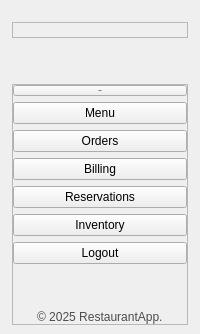
     <widget class="QWidget" name="LeftMenuContainer" native="true">
      <layout class="QVBoxLayout" name="verticalLayout_6">
       <property name="spacing">
        <number>0</number>
       </property>
       <property name="leftMargin">
        <number>0</number>
       </property>
       <property name="topMargin">
        <number>10</number>
       </property>
       <property name="rightMargin">
        <number>0</number>
       </property>
       <property name="bottomMargin">
        <number>0</number>
       </property>
       <item>
        <widget class="QWidget" name="LeftMenuSubContainer" native="true">
         <layout class="QVBoxLayout" name="verticalLayout_7">
          <property name="leftMargin">
           <number>12</number>
          </property>
          <property name="topMargin">
           <number>12</number>
          </property>
          <property name="rightMargin">
           <number>12</number>
          </property>
          <item>
           <widget class="QFrame" name="frame">
            <property name="styleSheet">
             <string notr="true"/>
            </property>
            <property name="frameShape">
             <enum>QFrame::Shape::StyledPanel</enum>
            </property>
            <property name="frameShadow">
             <enum>QFrame::Shadow::Raised</enum>
            </property>
            <layout class="QVBoxLayout" name="verticalLayout">
             <property name="spacing">
              <number>0</number>
             </property>
             <property name="leftMargin">
              <number>0</number>
             </property>
             <property name="topMargin">
              <number>0</number>
             </property>
             <property name="rightMargin">
              <number>0</number>
             </property>
             <property name="bottomMargin">
              <number>0</number>
             </property>
             <item alignment="Qt::AlignmentFlag::AlignHCenter">
              <widget class="QLabel" name="AppLogo">
               <property name="sizePolicy">
                <sizepolicy hsizetype="Preferred" vsizetype="Preferred">
                 <horstretch>0</horstretch>
                 <verstretch>0</verstretch>
                </sizepolicy>
               </property>
               <property name="maximumSize">
                <size>
                 <width>150</width>
                 <height>140</height>
                </size>
               </property>
               <property name="text">
                <string/>
               </property>
               <property name="pixmap">
                <pixmap resource="resource.qrc">:/images/images/RestaurantLogo.png</pixmap>
               </property>
               <property name="scaledContents">
                <bool>true</bool>
               </property>
               <property name="alignment">
                <set>Qt::AlignmentFlag::AlignCenter</set>
               </property>
              </widget>
             </item>
            </layout>
           </widget>
          </item>
          <item>
           <spacer name="verticalSpacer_2">
            <property name="orientation">
             <enum>Qt::Orientation::Vertical</enum>
            </property>
            <property name="sizeType">
             <enum>QSizePolicy::Policy::Preferred</enum>
            </property>
            <property name="sizeHint" stdset="0">
             <size>
              <width>20</width>
              <height>40</height>
             </size>
            </property>
           </spacer>
          </item>
          <item>
           <widget class="QFrame" name="frame_2">
            <property name="sizePolicy">
             <sizepolicy hsizetype="Preferred" vsizetype="Expanding">
              <horstretch>0</horstretch>
              <verstretch>0</verstretch>
             </sizepolicy>
            </property>
            <property name="styleSheet">
             <string notr="true"/>
            </property>
            <property name="frameShape">
             <enum>QFrame::Shape::StyledPanel</enum>
            </property>
            <property name="frameShadow">
             <enum>QFrame::Shadow::Raised</enum>
            </property>
            <layout class="QVBoxLayout" name="verticalLayout_8">
             <property name="spacing">
              <number>6</number>
             </property>
             <property name="leftMargin">
              <number>0</number>
             </property>
             <property name="topMargin">
              <number>0</number>
             </property>
             <property name="rightMargin">
              <number>0</number>
             </property>
             <property name="bottomMargin">
              <number>0</number>
             </property>
             <item>
              <widget class="QPushButton" name="TablesBtn">
               <property name="font">
                <font>
                 <family>Gandhara Suls</family>
                 <pointsize>-1</pointsize>
                 <bold>true</bold>
                </font>
               </property>
               <property name="cursor">
                <cursorShape>PointingHandCursor</cursorShape>
               </property>
               <property name="toolTip">
                <string>Tables</string>
               </property>
               <property name="styleSheet">
                <string notr="true"/>
               </property>
               <property name="text">
                <string>Tables</string>
               </property>
               <property name="icon">
                <iconset resource="resource.qrc">
                 <normaloff>:/icons/Icons/table.svg</normaloff>:/icons/Icons/table.svg</iconset>
               </property>
               <property name="iconSize">
                <size>
                 <width>24</width>
                 <height>24</height>
                </size>
               </property>
              </widget>
             </item>
             <item>
              <widget class="QPushButton" name="MenuBtn">
               <property name="cursor">
                <cursorShape>PointingHandCursor</cursorShape>
               </property>
               <property name="toolTip">
                <string>Menu</string>
               </property>
               <property name="layoutDirection">
                <enum>Qt::LayoutDirection::LeftToRight</enum>
               </property>
               <property name="styleSheet">
                <string notr="true"/>
               </property>
               <property name="text">
                <string>Menu</string>
               </property>
               <property name="icon">
                <iconset resource="resource.qrc">
                 <normaloff>:/icons/Icons/menu.svg</normaloff>:/icons/Icons/menu.svg</iconset>
               </property>
               <property name="iconSize">
                <size>
                 <width>24</width>
                 <height>24</height>
                </size>
               </property>
              </widget>
             </item>
             <item>
              <widget class="QPushButton" name="OrdersBtn">
               <property name="cursor">
                <cursorShape>PointingHandCursor</cursorShape>
               </property>
               <property name="toolTip">
                <string>Orders</string>
               </property>
               <property name="styleSheet">
                <string notr="true"/>
               </property>
               <property name="text">
                <string>Orders</string>
               </property>
               <property name="icon">
                <iconset resource="resource.qrc">
                 <normaloff>:/icons/Icons/checklist.svg</normaloff>:/icons/Icons/checklist.svg</iconset>
               </property>
               <property name="iconSize">
                <size>
                 <width>24</width>
                 <height>24</height>
                </size>
               </property>
              </widget>
             </item>
             <item>
              <widget class="QPushButton" name="BillingBtn">
               <property name="cursor">
                <cursorShape>PointingHandCursor</cursorShape>
               </property>
               <property name="toolTip">
                <string>Billing</string>
               </property>
               <property name="styleSheet">
                <string notr="true"/>
               </property>
               <property name="text">
                <string>Billing</string>
               </property>
               <property name="icon">
                <iconset resource="resource.qrc">
                 <normaloff>:/icons/Icons/bill.svg</normaloff>:/icons/Icons/bill.svg</iconset>
               </property>
               <property name="iconSize">
                <size>
                 <width>24</width>
                 <height>24</height>
                </size>
               </property>
              </widget>
             </item>
             <item>
              <widget class="QPushButton" name="ReservationsBtn">
               <property name="cursor">
                <cursorShape>PointingHandCursor</cursorShape>
               </property>
               <property name="toolTip">
                <string>Reservations</string>
               </property>
               <property name="styleSheet">
                <string notr="true"/>
               </property>
               <property name="text">
                <string>Reservations</string>
               </property>
               <property name="icon">
                <iconset resource="resource.qrc">
                 <normaloff>:/icons/Icons/booking.svg</normaloff>:/icons/Icons/booking.svg</iconset>
               </property>
               <property name="iconSize">
                <size>
                 <width>24</width>
                 <height>24</height>
                </size>
               </property>
              </widget>
             </item>
             <item>
              <widget class="QPushButton" name="InventoryBtn">
               <property name="cursor">
                <cursorShape>PointingHandCursor</cursorShape>
               </property>
               <property name="toolTip">
                <string>Inventory</string>
               </property>
               <property name="styleSheet">
                <string notr="true"/>
               </property>
               <property name="text">
                <string>Inventory</string>
               </property>
               <property name="icon">
                <iconset resource="resource.qrc">
                 <normaloff>:/icons/Icons/box.svg</normaloff>:/icons/Icons/box.svg</iconset>
               </property>
               <property name="iconSize">
                <size>
                 <width>24</width>
                 <height>24</height>
                </size>
               </property>
              </widget>
             </item>
             <item>
              <widget class="QPushButton" name="LogoutBtn">
               <property name="cursor">
                <cursorShape>PointingHandCursor</cursorShape>
               </property>
               <property name="toolTip">
                <string>Logout</string>
               </property>
               <property name="styleSheet">
                <string notr="true"/>
               </property>
               <property name="text">
                <string>Logout</string>
               </property>
               <property name="icon">
                <iconset resource="resource.qrc">
                 <normaloff>:/icons/Icons/logout.svg</normaloff>:/icons/Icons/logout.svg</iconset>
               </property>
               <property name="iconSize">
                <size>
                 <width>24</width>
                 <height>24</height>
                </size>
               </property>
              </widget>
             </item>
             <item>
              <spacer name="verticalSpacer">
               <property name="orientation">
                <enum>Qt::Orientation::Vertical</enum>
               </property>
               <property name="sizeHint" stdset="0">
                <size>
                 <width>20</width>
                 <height>40</height>
                </size>
               </property>
              </spacer>
             </item>
             <item alignment="Qt::AlignmentFlag::AlignHCenter">
              <widget class="QLabel" name="label_3">
               <property name="styleSheet">
                <string notr="true">color: rgb(76, 76, 76);</string>
               </property>
               <property name="text">
                <string>© 2025 RestaurantApp.</string>
               </property>
              </widget>
             </item>
            </layout>
           </widget>
          </item>
         </layout>
        </widget>
       </item>
      </layout>
     </widget>
